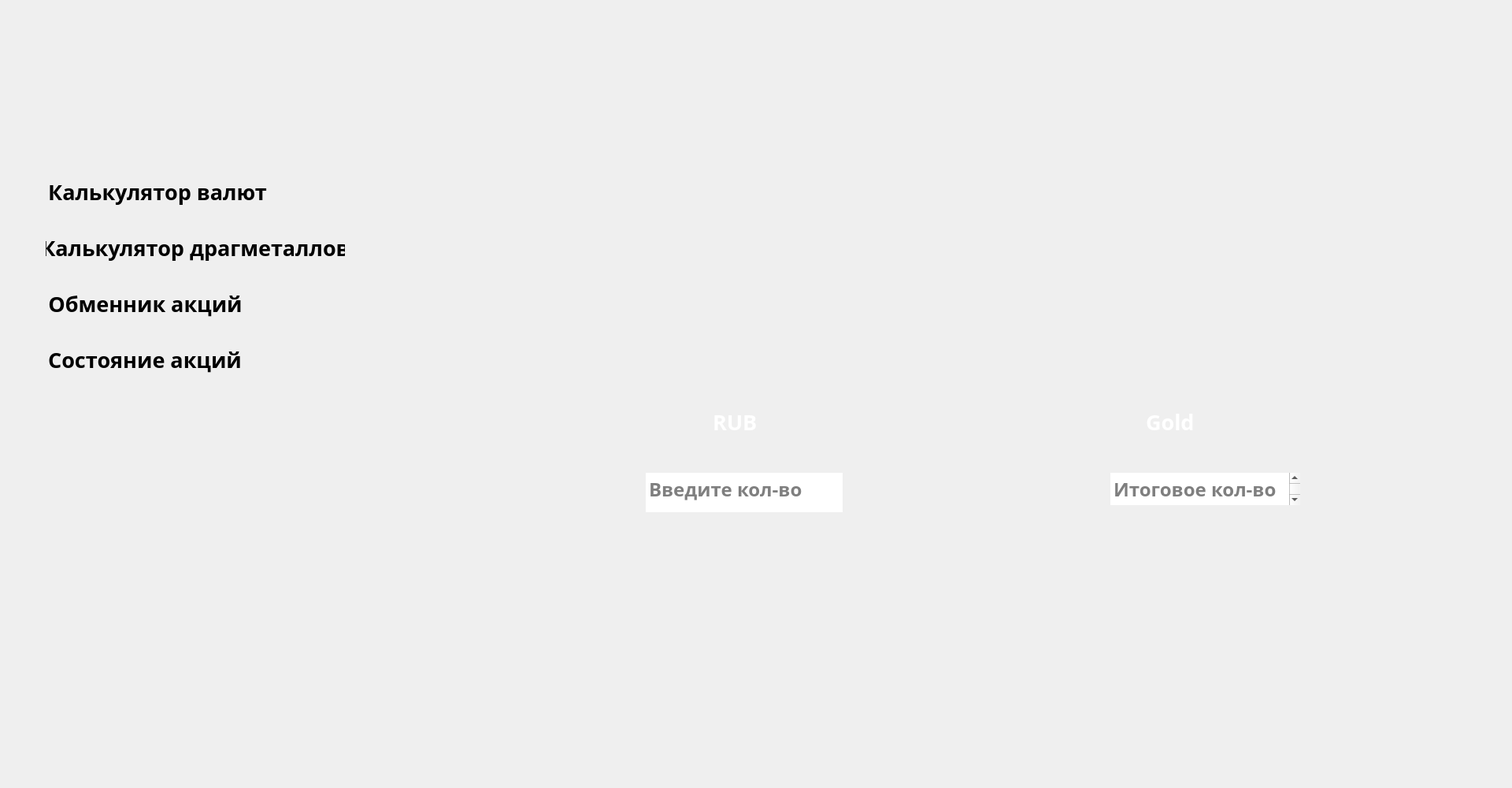
<?xml version="1.0" encoding="UTF-8"?>
<ui version="4.0">
 <class>DragMetal</class>
 <widget class="QDialog" name="DragMetal">
  <property name="geometry">
   <rect>
    <x>0</x>
    <y>0</y>
    <width>1920</width>
    <height>1000</height>
   </rect>
  </property>
  <property name="windowTitle">
   <string>LSD ARM</string>
  </property>
  <widget class="QLabel" name="label_2">
   <property name="geometry">
    <rect>
     <x>548</x>
     <y>0</y>
     <width>1378</width>
     <height>1028</height>
    </rect>
   </property>
   <property name="text">
    <string/>
   </property>
   <property name="pixmap">
    <pixmap resource="res.qrc">:/new/prefix1/images/DRAG_KALK.svg</pixmap>
   </property>
   <property name="scaledContents">
    <bool>true</bool>
   </property>
  </widget>
  <widget class="QTextEdit" name="textEdit">
   <property name="geometry">
    <rect>
     <x>820</x>
     <y>600</y>
     <width>250</width>
     <height>50</height>
    </rect>
   </property>
   <property name="font">
    <font>
     <family>HelveticaNeueCyr</family>
     <pointsize>18</pointsize>
     <bold>true</bold>
    </font>
   </property>
   <property name="frameShape">
    <enum>QFrame::NoFrame</enum>
   </property>
   <property name="frameShadow">
    <enum>QFrame::Sunken</enum>
   </property>
   <property name="readOnly">
    <bool>false</bool>
   </property>
   <property name="markdown">
    <string/>
   </property>
   <property name="html">
    <string>&lt;!DOCTYPE HTML PUBLIC &quot;-//W3C//DTD HTML 4.0//EN&quot; &quot;http://www.w3.org/TR/REC-html40/strict.dtd&quot;&gt;
&lt;html&gt;&lt;head&gt;&lt;meta name=&quot;qrichtext&quot; content=&quot;1&quot; /&gt;&lt;meta charset=&quot;utf-8&quot; /&gt;&lt;style type=&quot;text/css&quot;&gt;
p, li { white-space: pre-wrap; }
hr { height: 1px; border-width: 0; }
li.unchecked::marker { content: &quot;\2610&quot;; }
li.checked::marker { content: &quot;\2612&quot;; }
&lt;/style&gt;&lt;/head&gt;&lt;body style=&quot; font-family:'HelveticaNeueCyr'; font-size:18pt; font-weight:700; font-style:normal;&quot;&gt;
&lt;p align=&quot;center&quot; style=&quot;-qt-paragraph-type:empty; margin-top:0px; margin-bottom:0px; margin-left:0px; margin-right:0px; -qt-block-indent:0; text-indent:0px;&quot;&gt;&lt;br /&gt;&lt;/p&gt;&lt;/body&gt;&lt;/html&gt;</string>
   </property>
   <property name="overwriteMode">
    <bool>false</bool>
   </property>
   <property name="acceptRichText">
    <bool>false</bool>
   </property>
   <property name="textInteractionFlags">
    <set>Qt::TextEditorInteraction</set>
   </property>
   <property name="placeholderText">
    <string>Введите кол-во</string>
   </property>
  </widget>
  <widget class="QComboBox" name="comboBox_2">
   <property name="enabled">
    <bool>true</bool>
   </property>
   <property name="geometry">
    <rect>
     <x>1415</x>
     <y>510</y>
     <width>231</width>
     <height>51</height>
    </rect>
   </property>
   <property name="font">
    <font>
     <family>HelveticaNeueCyr</family>
     <pointsize>20</pointsize>
     <bold>true</bold>
    </font>
   </property>
   <property name="cursor">
    <cursorShape>PointingHandCursor</cursorShape>
   </property>
   <property name="styleSheet">
    <string notr="true">QComboBox {
	border: 1px;
	background-color: rgba(255, 255, 255, 0);
	padding: 1px 1px 1px 40px;
	min-width: 6em;
	color: rgb(255, 255, 255);
}
QComboBox::drop-down {
	subcontrol-origin: padding;
	subcontrol-position: top right;
	width: 50px;
	border-top-right-radius: 1px;
	border-bottom-right-radius: 1px;
}
QComboBox::down-arrow {
	
	image: url(:/new/prefix1/images/arrow.svg);
}
 
QComboBox QAbstractItemView{
	background-color: rgba(255, 255, 255, 0);
	
	color: rgb(255, 255, 255);
 
	selection-background-color: rgb(255, 255, 255);
	selection-color: #4f4f4f;
}</string>
   </property>
   <property name="currentText">
    <string>Gold</string>
   </property>
   <property name="placeholderText">
    <string/>
   </property>
   <property name="frame">
    <bool>true</bool>
   </property>
   <item>
    <property name="text">
     <string>Gold</string>
    </property>
   </item>
   <item>
    <property name="text">
     <string>Silver</string>
    </property>
   </item>
   <item>
    <property name="text">
     <string>Platinum</string>
    </property>
   </item>
   <item>
    <property name="text">
     <string>Palladium</string>
    </property>
   </item>
   <item>
    <property name="text">
     <string/>
    </property>
   </item>
  </widget>
  <widget class="QTextEdit" name="textEdit_2">
   <property name="geometry">
    <rect>
     <x>1410</x>
     <y>600</y>
     <width>241</width>
     <height>41</height>
    </rect>
   </property>
   <property name="font">
    <font>
     <family>HelveticaNeueCyr</family>
     <pointsize>18</pointsize>
     <bold>true</bold>
    </font>
   </property>
   <property name="frameShape">
    <enum>QFrame::NoFrame</enum>
   </property>
   <property name="readOnly">
    <bool>false</bool>
   </property>
   <property name="html">
    <string>&lt;!DOCTYPE HTML PUBLIC &quot;-//W3C//DTD HTML 4.0//EN&quot; &quot;http://www.w3.org/TR/REC-html40/strict.dtd&quot;&gt;
&lt;html&gt;&lt;head&gt;&lt;meta name=&quot;qrichtext&quot; content=&quot;1&quot; /&gt;&lt;meta charset=&quot;utf-8&quot; /&gt;&lt;style type=&quot;text/css&quot;&gt;
p, li { white-space: pre-wrap; }
hr { height: 1px; border-width: 0; }
li.unchecked::marker { content: &quot;\2610&quot;; }
li.checked::marker { content: &quot;\2612&quot;; }
&lt;/style&gt;&lt;/head&gt;&lt;body style=&quot; font-family:'HelveticaNeueCyr'; font-size:18pt; font-weight:700; font-style:normal;&quot;&gt;
&lt;p align=&quot;center&quot; style=&quot;-qt-paragraph-type:empty; margin-top:5px; margin-bottom:0px; margin-left:0px; margin-right:0px; -qt-block-indent:0; text-indent:0px;&quot;&gt;&lt;br /&gt;&lt;/p&gt;&lt;/body&gt;&lt;/html&gt;</string>
   </property>
   <property name="overwriteMode">
    <bool>false</bool>
   </property>
   <property name="acceptRichText">
    <bool>false</bool>
   </property>
   <property name="textInteractionFlags">
    <set>Qt::TextEditorInteraction</set>
   </property>
   <property name="placeholderText">
    <string>Итоговое кол-во</string>
   </property>
  </widget>
  <widget class="QComboBox" name="comboBox">
   <property name="geometry">
    <rect>
     <x>850</x>
     <y>510</y>
     <width>169</width>
     <height>51</height>
    </rect>
   </property>
   <property name="font">
    <font>
     <family>HelveticaNeueCyr</family>
     <pointsize>20</pointsize>
     <bold>true</bold>
    </font>
   </property>
   <property name="cursor">
    <cursorShape>PointingHandCursor</cursorShape>
   </property>
   <property name="acceptDrops">
    <bool>false</bool>
   </property>
   <property name="autoFillBackground">
    <bool>false</bool>
   </property>
   <property name="styleSheet">
    <string notr="true">QComboBox {
	border: 1px;
	background-color: rgba(255, 255, 255, 0);
	padding: 1px 1px 1px 55px;
	min-width: 6em;
	color: rgb(255, 255, 255);
}
QComboBox::drop-down {
	subcontrol-origin: padding;
	subcontrol-position: top right;
	width: 50px;
	border-top-right-radius: 1px;
	border-bottom-right-radius: 1px;
}
QComboBox::down-arrow {
	
	image: url(:/new/prefix1/images/arrow.svg);
}
 
QComboBox QAbstractItemView{
	background-color: rgba(255, 255, 255, 0);
	
	color: rgb(255, 255, 255);
 
	selection-background-color: rgb(255, 255, 255);
	selection-color: #4f4f4f;
}</string>
   </property>
   <property name="editable">
    <bool>false</bool>
   </property>
   <property name="currentText">
    <string>RUB</string>
   </property>
   <property name="iconSize">
    <size>
     <width>16</width>
     <height>16</height>
    </size>
   </property>
   <property name="placeholderText">
    <string/>
   </property>
   <property name="frame">
    <bool>true</bool>
   </property>
   <item>
    <property name="text">
     <string>RUB</string>
    </property>
   </item>
   <item>
    <property name="text">
     <string>EUR</string>
    </property>
   </item>
   <item>
    <property name="text">
     <string>USD</string>
    </property>
   </item>
  </widget>
  <widget class="QLabel" name="label">
   <property name="geometry">
    <rect>
     <x>0</x>
     <y>0</y>
     <width>548</width>
     <height>1048</height>
    </rect>
   </property>
   <property name="text">
    <string/>
   </property>
   <property name="pixmap">
    <pixmap resource="res.qrc">:/new/prefix1/images/LEFT PANEL_DRAG_KALK.svg</pixmap>
   </property>
   <property name="scaledContents">
    <bool>true</bool>
   </property>
   <property name="wordWrap">
    <bool>false</bool>
   </property>
  </widget>
  <widget class="QPushButton" name="pushButton_11">
   <property name="geometry">
    <rect>
     <x>1170</x>
     <y>590</y>
     <width>121</width>
     <height>61</height>
    </rect>
   </property>
   <property name="cursor">
    <cursorShape>PointingHandCursor</cursorShape>
   </property>
   <property name="autoFillBackground">
    <bool>false</bool>
   </property>
   <property name="styleSheet">
    <string notr="true">background-color: rgba(255, 255, 255, 0);
border: none;</string>
   </property>
   <property name="text">
    <string/>
   </property>
  </widget>
  <widget class="QWidget" name="horizontalLayoutWidget">
   <property name="geometry">
    <rect>
     <x>-10</x>
     <y>-10</y>
     <width>549</width>
     <height>1012</height>
    </rect>
   </property>
   <layout class="QHBoxLayout" name="horizontalLayout_2">
    <property name="spacing">
     <number>0</number>
    </property>
    <item>
     <layout class="QVBoxLayout" name="verticalLayout_2">
      <property name="spacing">
       <number>0</number>
      </property>
      <property name="sizeConstraint">
       <enum>QLayout::SetDefaultConstraint</enum>
      </property>
      <property name="leftMargin">
       <number>67</number>
      </property>
      <property name="topMargin">
       <number>210</number>
      </property>
      <property name="rightMargin">
       <number>100</number>
      </property>
      <property name="bottomMargin">
       <number>500</number>
      </property>
      <item alignment="Qt::AlignLeft">
       <widget class="QPushButton" name="pushButton_4">
        <property name="font">
         <font>
          <family>HelveticaNeueCyr</family>
          <pointsize>20</pointsize>
          <bold>true</bold>
          <kerning>true</kerning>
         </font>
        </property>
        <property name="text">
         <string>Калькулятор валют</string>
        </property>
        <property name="default">
         <bool>false</bool>
        </property>
        <property name="flat">
         <bool>true</bool>
        </property>
       </widget>
      </item>
      <item>
       <spacer name="verticalSpacer_5">
        <property name="orientation">
         <enum>Qt::Vertical</enum>
        </property>
        <property name="sizeType">
         <enum>QSizePolicy::Fixed</enum>
        </property>
        <property name="sizeHint" stdset="0">
         <size>
          <width>20</width>
          <height>5</height>
         </size>
        </property>
       </spacer>
      </item>
      <item alignment="Qt::AlignLeft">
       <widget class="QPushButton" name="pushButton_7">
        <property name="font">
         <font>
          <family>HelveticaNeueCyr</family>
          <pointsize>20</pointsize>
          <bold>true</bold>
         </font>
        </property>
        <property name="text">
         <string>Калькулятор драгметаллов</string>
        </property>
        <property name="default">
         <bool>false</bool>
        </property>
        <property name="flat">
         <bool>true</bool>
        </property>
       </widget>
      </item>
      <item>
       <spacer name="verticalSpacer_6">
        <property name="orientation">
         <enum>Qt::Vertical</enum>
        </property>
        <property name="sizeType">
         <enum>QSizePolicy::Fixed</enum>
        </property>
        <property name="sizeHint" stdset="0">
         <size>
          <width>10</width>
          <height>5</height>
         </size>
        </property>
       </spacer>
      </item>
      <item alignment="Qt::AlignLeft">
       <widget class="QPushButton" name="pushButton_9">
        <property name="font">
         <font>
          <family>HelveticaNeueCyr</family>
          <pointsize>20</pointsize>
          <bold>true</bold>
         </font>
        </property>
        <property name="layoutDirection">
         <enum>Qt::LeftToRight</enum>
        </property>
        <property name="text">
         <string>Обменник акций</string>
        </property>
        <property name="flat">
         <bool>true</bool>
        </property>
       </widget>
      </item>
      <item>
       <spacer name="verticalSpacer_8">
        <property name="orientation">
         <enum>Qt::Vertical</enum>
        </property>
        <property name="sizeType">
         <enum>QSizePolicy::Fixed</enum>
        </property>
        <property name="sizeHint" stdset="0">
         <size>
          <width>20</width>
          <height>5</height>
         </size>
        </property>
       </spacer>
      </item>
      <item alignment="Qt::AlignLeft">
       <widget class="QPushButton" name="pushButton_10">
        <property name="font">
         <font>
          <family>HelveticaNeueCyr</family>
          <pointsize>20</pointsize>
          <bold>true</bold>
         </font>
        </property>
        <property name="text">
         <string>Состояние акций</string>
        </property>
        <property name="flat">
         <bool>true</bool>
        </property>
       </widget>
      </item>
     </layout>
    </item>
   </layout>
  </widget>
 </widget>
 <resources>
  <include location="res.qrc"/>
 </resources>
 <connections/>
</ui>
